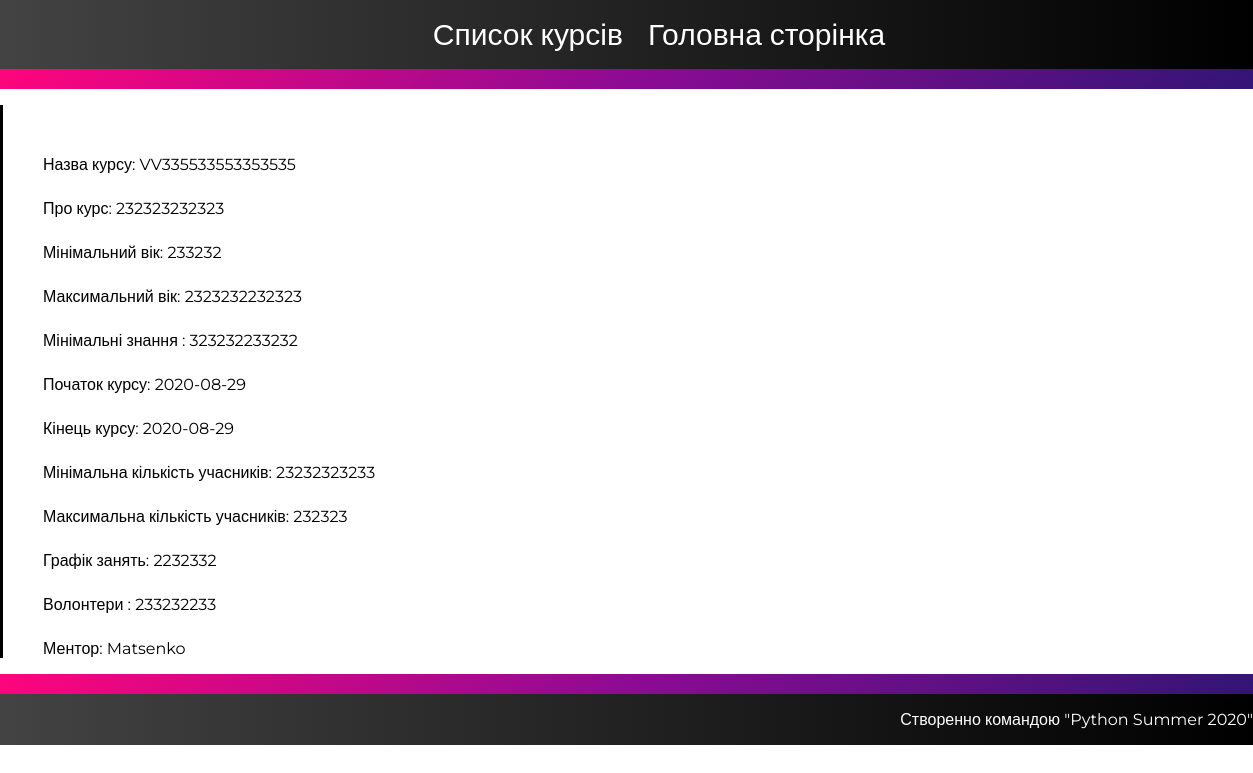
/course/list, run on the app's committed database.
### tables this page shows
CREATE TABLE course (
    author_id INTEGER NOT NULL,
    id  INTEGER  PRIMARY KEY,  
    name TEXT NOT NULL, 
    start_date DATE NOT NULL,
    descr TEXT NOT NULL,
    students_id TEXT ,
    volunteers  TEXT NOT NULL,
    min_age INTEGER NOT NULL,
    max_age INTEGER NOT NULL,
    end_date DATE NOT NULL,
    min_people INTEGER NOT NULL,
    max_people INTEGER NOT NULL,
    schedule TEXT NOT NULL,
    min_knowledge TEXT NOT NULL,
    FOREIGN KEY (author_id) REFERENCES user_tab (id),
    FOREIGN KEY (students_id) REFERENCES user_tab (id)
);

CREATE TABLE user_tab (
  id  INTEGER  PRIMARY KEY,  
  username TEXT UNIQUE NOT NULL,
  password TEXT NOT NULL,
  name TEXT  NOT NULL,
  email TEXT UNIQUE NOT NULL,
  telephone_number TEXT  NOT NULL ,
  birthday TEXT NOT NULL,
  prof_skills TEXT NOT NULL,
  isMentor BOOLEAN NOT NULL

);

### flaskr/main.py (the view)
@bp.route('/course/list')
def course_list():
    db = get_db()
    courses = db.execute(
        'SELECT id,name, start_date, descr, students_id, author_id,volunteers,min_age,max_age,end_date,min_people,max_people,schedule,min_knowledge'
        ' FROM course '
    ).fetchall()
    mentor = db.execute('SELECT username,id ' 'FROM user_tab').fetchall()
    student = db.execute('SELECT username,id ' 'FROM user_tab').fetchall()
    return render_template('course_list.html', courses=courses, mentor=mentor, student=student)

### flaskr/auth.py (called while the page is built)
@bp.before_app_request
def load_logged_in_user():
    user_id = session.get('user_id')
    if user_id is None:
        g.user = None
    else:
        g.user = get_db().execute(
            'SELECT * FROM user_tab WHERE id = ?', (user_id,)
        ).fetchone()

### flaskr/db.py (called while the page is built)
def get_db():
    if 'db' not in g:
        g.db = sqlite3.connect(
            current_app.config['DATABASE'],
            detect_types=sqlite3.PARSE_DECLTYPES
        )
        g.db.row_factory = sqlite3.Row
    return g.db

### flaskr/templates/course_list.html (shortened to what this page needs)
<!DOCTYPE html>
<html lang="en">
<head>
</head>
<body>
    <header>
        <ul>
            <li>Список курсів</li>
            <li><a href="{{url_for('home')}}">Головна сторінка</a></li>
        </ul>
    </header>
    <div class="background">
    </div>
    {% for courses in courses %}
    <div class="courses">
        <ul>
            <li>Назва курсу: {{courses['name']}}</li>
            <li>Про курс: {{courses['descr']}}</li>
            <li>Мінімальний вік: {{courses['min_age']}}</li>
            <li>Максимальний вік: {{courses['max_age']}}</li>
            <li>Мінімальні знання : {{courses['min_knowledge']}}</li>
            <li>Початок курсу: {{courses['start_date']}}</li>
            <li>Кінець курсу: {{courses['end_date']}}</li>
            <li>Мінімальна кількість учасників: {{courses['min_people']}}</li>
            <li>Максимальна кількість учасників: {{courses['max_people']}}</li>
            <li>Графік занять: {{courses['schedule']}}</li>
            <li>Волонтери : {{courses['volunteers']}}</li>
            {% for mentor in mentor  %}
            {% if mentor['id']==courses['author_id'] %}
            <li>Ментор: {{mentor['username']}}</li>
            {% endif %}
            {% endfor %}
        </ul>
    </div>
    {% endfor %}
    <div class="background">
    </div>
    <footer>
        <p>Створенно командою "Python Summer 2020"</p>
    </footer>
</body>
</html>

### flaskr/templates/course_list.html (style rules this page uses)
.courses { display: flex; flex-direction: column; }
body { font-family: 'Montserrat', sans-serif; margin: 0; padding: 0; overflow: scroll; }
.courses li { padding-top: 25px; }
.courses ul { list-style: none; padding-top: 25px; width: 100%; height: 100%; }
footer { display: flex; justify-content: flex-end; background-image: linear-gradient(to right, #434343 0%, black 100%); width: 100%; height: 100%; }
header { display: flex; justify-content: center; width: 100%; height: 100%; background-image: linear-gradient(to right, #434343 0%, black 100%); }
footer p { color: white; }
.courses ul { border-left: 3px solid black; }
.background { background-image: linear-gradient(-225deg, #FF057C 0%, #8D0B93 50%, #321575 100%); width: 100%; height: 20px; }
header ul { list-style: none; display: flex; flex-direction: row; }
header ul li a { text-decoration: none; color: white; }
header ul li { font-size: 30px; color: white; display: flex; padding-left: 25px; }

### data on the page
course: name "VV335533553353535", descr "232323232323", min_age "233232", max_age "2323232232323", min_knowledge "323232233232", start_date "2020-08-29", end_date "2020-08-29", min_people "23232323233", max_people "232323", schedule "2232332", volunteers "233232233"
user_tab: username "Matsenko"
